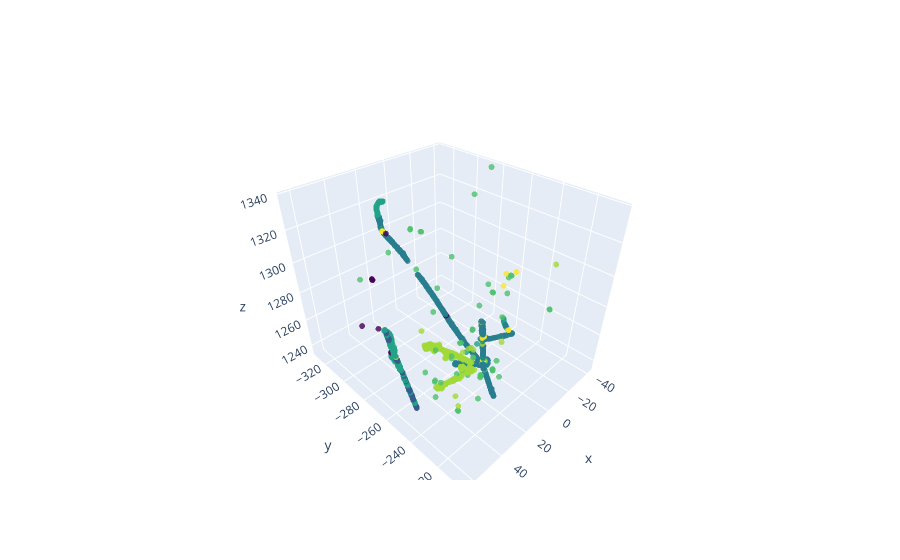

Here is the notebook cell this chart was saved with:
### Code cell
# plot event
fig = go.Figure(data=[go.Scatter3d(
    x=x,
    y=y,
    z=z,
    mode='markers',
    marker=dict(
        size=2,
        color=micro_label,       # set color to an array/list of desired values
        colorscale="viridis",       # choose a colorscale
        opacity=0.8
    ),
    text = np.stack((df["pdg_code"], df["topology_label_text"], df["physics_micro_label_text"], df["physics_meso_label_text"], df["physics_macro_label_text"]), axis=-1),
    hovertemplate='Particle label: %{text[0]}<br>Topology label: %{text[1]}<br>Micro label: %{text[2]}<br>Meso label: %{text[3]}<br>Macro label: %{text[4]}<extra></extra>',)])

fig.show()

### Figure 1 — Plotly figure (JSON) as saved in the notebook; plotly's stock layout.template omitted (floating-point values rounded to 4 significant figures; data arrays with more than 128 entries replaced by an {"elided": "..."} marker saying what was removed)
{"data": [{"hovertemplate": "Particle label: %{text[0]}<br>Topology label: %{text[1]}<br>Micro label: %{text[2]}<br>Meso label: %{text[3]}<br>Macro label: %{text[4]}<extra></extra>", "marker": {"color": {"elided": "1209 int values"}, "colorscale": [[0, "#440154"], [0.1111, "#482878"], [0.2222, "#3e4989"], [0.3333, "#31688e"], [0.4444, "#26828e"], [0.5556, "#1f9e89"], [0.6667, "#35b779"], [0.7778, "#6ece58"], [0.8889, "#b5de2b"], [1, "#fde725"]], "opacity": 0.8, "size": 2}, "mode": "markers", "text": {"elided": "1209x5 mixed values"}, "type": "scatter3d", "x": {"elided": "1209 float values"}, "y": {"elided": "1209 float values"}, "z": {"elided": "1209 float values"}}], "layout": {}}
